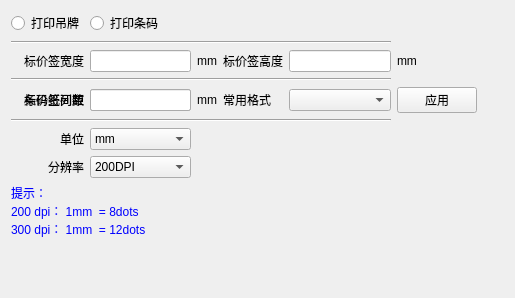
<?xml version="1.0" encoding="UTF-8"?>
<ui version="4.0">
 <class>labelprint_set_tagbarcode_dialog</class>
 <widget class="QWidget" name="labelprint_set_tagbarcode_dialog">
  <property name="geometry">
   <rect>
    <x>0</x>
    <y>0</y>
    <width>515</width>
    <height>298</height>
   </rect>
  </property>
  <property name="windowTitle">
   <string>Dialog</string>
  </property>
  <property name="outer_stylesheet" stdset="0">
   <string>dialog_hasborder</string>
  </property>
  <layout class="QVBoxLayout" name="verticalLayout">
   <item>
    <layout class="QHBoxLayout" name="horizontalLayout">
     <item>
      <layout class="QGridLayout" name="gridLayout">
       <item row="0" column="0">
        <widget class="QRadioButton" name="radioButton_tag">
         <property name="styleSheet">
          <string notr="true"/>
         </property>
         <property name="text">
          <string>打印吊牌</string>
         </property>
        </widget>
       </item>
       <item row="2" column="0">
        <widget class="QLabel" name="label_8">
         <property name="text">
          <string>标价签宽度</string>
         </property>
         <property name="alignment">
          <set>Qt::AlignRight|Qt::AlignTrailing|Qt::AlignVCenter</set>
         </property>
        </widget>
       </item>
       <item row="2" column="1" colspan="2">
        <widget class="uinormal_lineedit" name="lineEdit_width"/>
       </item>
       <item row="2" column="3">
        <widget class="QLabel" name="label_w">
         <property name="text">
          <string>mm</string>
         </property>
         <property name="alignment">
          <set>Qt::AlignRight|Qt::AlignTrailing|Qt::AlignVCenter</set>
         </property>
        </widget>
       </item>
       <item row="2" column="4">
        <widget class="QLabel" name="label_5">
         <property name="text">
          <string>标价签高度</string>
         </property>
         <property name="alignment">
          <set>Qt::AlignRight|Qt::AlignTrailing|Qt::AlignVCenter</set>
         </property>
        </widget>
       </item>
       <item row="2" column="5">
        <widget class="uinormal_lineedit" name="lineEdit_height"/>
       </item>
       <item row="2" column="6">
        <widget class="QLabel" name="label_h">
         <property name="text">
          <string>mm</string>
         </property>
         <property name="alignment">
          <set>Qt::AlignLeading|Qt::AlignLeft|Qt::AlignVCenter</set>
         </property>
        </widget>
       </item>
       <item row="3" column="0" colspan="6">
        <widget class="Line" name="line_2">
         <property name="orientation">
          <enum>Qt::Horizontal</enum>
         </property>
        </widget>
       </item>
       <item row="4" column="3">
        <widget class="QLabel" name="label_g">
         <property name="text">
          <string>mm</string>
         </property>
         <property name="alignment">
          <set>Qt::AlignRight|Qt::AlignTrailing|Qt::AlignVCenter</set>
         </property>
        </widget>
       </item>
       <item row="5" column="0" colspan="6">
        <widget class="Line" name="line">
         <property name="orientation">
          <enum>Qt::Horizontal</enum>
         </property>
        </widget>
       </item>
       <item row="6" column="0">
        <widget class="QLabel" name="label_11">
         <property name="text">
          <string>单位</string>
         </property>
         <property name="alignment">
          <set>Qt::AlignRight|Qt::AlignTrailing|Qt::AlignVCenter</set>
         </property>
        </widget>
       </item>
       <item row="6" column="1" colspan="2">
        <widget class="uinormal_commbox" name="comboBox_danwei">
         <item>
          <property name="text">
           <string>mm</string>
          </property>
         </item>
         <item>
          <property name="text">
           <string>dots</string>
          </property>
         </item>
        </widget>
       </item>
       <item row="7" column="0">
        <widget class="QLabel" name="label_13">
         <property name="text">
          <string>分辨率</string>
         </property>
         <property name="alignment">
          <set>Qt::AlignRight|Qt::AlignTrailing|Qt::AlignVCenter</set>
         </property>
        </widget>
       </item>
       <item row="7" column="1" colspan="2">
        <widget class="uinormal_commbox" name="comboBox_fengbianlv">
         <item>
          <property name="text">
           <string>200DPI</string>
          </property>
         </item>
         <item>
          <property name="text">
           <string>300DPI</string>
          </property>
         </item>
        </widget>
       </item>
       <item row="8" column="0" colspan="3">
        <widget class="QLabel" name="label_12">
         <property name="styleSheet">
          <string notr="true">color:blue;</string>
         </property>
         <property name="text">
          <string>提示：
200 dpi： 1mm  = 8dots
300 dpi： 1mm  = 12dots
</string>
         </property>
         <property name="alignment">
          <set>Qt::AlignLeading|Qt::AlignLeft|Qt::AlignVCenter</set>
         </property>
         <property name="wordWrap">
          <bool>true</bool>
         </property>
        </widget>
       </item>
       <item row="4" column="0">
        <widget class="QLabel" name="label_17">
         <property name="text">
          <string>标价签间距</string>
         </property>
         <property name="alignment">
          <set>Qt::AlignRight|Qt::AlignTrailing|Qt::AlignVCenter</set>
         </property>
        </widget>
       </item>
       <item row="4" column="1" colspan="2">
        <widget class="uinormal_commbox" name="comboBox_column">
         <item>
          <property name="text">
           <string>1</string>
          </property>
         </item>
         <item>
          <property name="text">
           <string>2</string>
          </property>
         </item>
         <item>
          <property name="text">
           <string>3</string>
          </property>
         </item>
        </widget>
       </item>
       <item row="4" column="0">
        <widget class="QLabel" name="label_4">
         <property name="text">
          <string>条码纸列数</string>
         </property>
         <property name="alignment">
          <set>Qt::AlignRight|Qt::AlignTrailing|Qt::AlignVCenter</set>
         </property>
        </widget>
       </item>
       <item row="4" column="1" colspan="2">
        <widget class="QLineEdit" name="lineEdit_gap">
         <property name="enabled">
          <bool>true</bool>
         </property>
        </widget>
       </item>
       <item row="1" column="0" colspan="6">
        <widget class="Line" name="line_3">
         <property name="orientation">
          <enum>Qt::Horizontal</enum>
         </property>
        </widget>
       </item>
       <item row="0" column="1">
        <widget class="QRadioButton" name="radioButton_barcode">
         <property name="styleSheet">
          <string notr="true"/>
         </property>
         <property name="text">
          <string>打印条码</string>
         </property>
        </widget>
       </item>
       <item row="4" column="5">
        <widget class="QComboBox" name="comboBox_printnormaltype"/>
       </item>
       <item row="4" column="4">
        <widget class="QLabel" name="label">
         <property name="text">
          <string>常用格式</string>
         </property>
        </widget>
       </item>
       <item row="4" column="6">
        <widget class="QPushButton" name="pushButton_normalprint_app">
         <property name="text">
          <string>应用</string>
         </property>
        </widget>
       </item>
      </layout>
     </item>
     <item>
      <spacer name="horizontalSpacer">
       <property name="orientation">
        <enum>Qt::Horizontal</enum>
       </property>
       <property name="sizeHint" stdset="0">
        <size>
         <width>40</width>
         <height>20</height>
        </size>
       </property>
      </spacer>
     </item>
    </layout>
   </item>
   <item>
    <spacer name="verticalSpacer">
     <property name="orientation">
      <enum>Qt::Vertical</enum>
     </property>
     <property name="sizeHint" stdset="0">
      <size>
       <width>20</width>
       <height>36</height>
      </size>
     </property>
    </spacer>
   </item>
  </layout>
 </widget>
 <customwidgets>
  <customwidget>
   <class>uinormal_lineedit</class>
   <extends>QLineEdit</extends>
   <header>uinormal_lineedit.h</header>
  </customwidget>
  <customwidget>
   <class>uinormal_commbox</class>
   <extends>QComboBox</extends>
   <header>uinormal_commbox.h</header>
  </customwidget>
 </customwidgets>
 <resources/>
 <connections/>
</ui>
